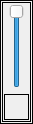
<?xml version="1.0" encoding="UTF-8"?>
<ui version="4.0">
 <class>SetVolume</class>
 <widget class="QWidget" name="SetVolume">
  <property name="windowModality">
   <enum>Qt::ApplicationModal</enum>
  </property>
  <property name="geometry">
   <rect>
    <x>0</x>
    <y>0</y>
    <width>33</width>
    <height>124</height>
   </rect>
  </property>
  <property name="focusPolicy">
   <enum>Qt::StrongFocus</enum>
  </property>
  <property name="windowTitle">
   <string>Form</string>
  </property>
  <property name="styleSheet">
   <string notr="true">border:1px solid black</string>
  </property>
  <layout class="QVBoxLayout" name="verticalLayout_2">
   <property name="leftMargin">
    <number>2</number>
   </property>
   <property name="topMargin">
    <number>2</number>
   </property>
   <property name="rightMargin">
    <number>2</number>
   </property>
   <property name="bottomMargin">
    <number>2</number>
   </property>
   <item>
    <widget class="QWidget" name="widget" native="true">
     <property name="focusPolicy">
      <enum>Qt::StrongFocus</enum>
     </property>
     <layout class="QVBoxLayout" name="verticalLayout">
      <property name="leftMargin">
       <number>2</number>
      </property>
      <property name="topMargin">
       <number>2</number>
      </property>
      <property name="rightMargin">
       <number>2</number>
      </property>
      <property name="bottomMargin">
       <number>2</number>
      </property>
      <item>
       <widget class="QSlider" name="verticalSlider">
        <property name="sizePolicy">
         <sizepolicy hsizetype="Preferred" vsizetype="Minimum">
          <horstretch>0</horstretch>
          <verstretch>0</verstretch>
         </sizepolicy>
        </property>
        <property name="styleSheet">
         <string notr="true">border:0px solid black</string>
        </property>
        <property name="maximum">
         <number>100</number>
        </property>
        <property name="value">
         <number>100</number>
        </property>
        <property name="orientation">
         <enum>Qt::Vertical</enum>
        </property>
       </widget>
      </item>
      <item>
       <widget class="ChangeButtonColor" name="toolButton">
        <property name="sizePolicy">
         <sizepolicy hsizetype="Preferred" vsizetype="Preferred">
          <horstretch>0</horstretch>
          <verstretch>0</verstretch>
         </sizepolicy>
        </property>
        <property name="text">
         <string/>
        </property>
        <property name="icon">
         <iconset resource="images.qrc">
          <normaloff>:/images/Voice.png</normaloff>:/images/Voice.png</iconset>
        </property>
       </widget>
      </item>
     </layout>
    </widget>
   </item>
  </layout>
 </widget>
 <customwidgets>
  <customwidget>
   <class>ChangeButtonColor</class>
   <extends>QToolButton</extends>
   <header location="global">changebuttoncolor.h</header>
  </customwidget>
 </customwidgets>
 <resources>
  <include location="images.qrc"/>
 </resources>
 <connections/>
</ui>
